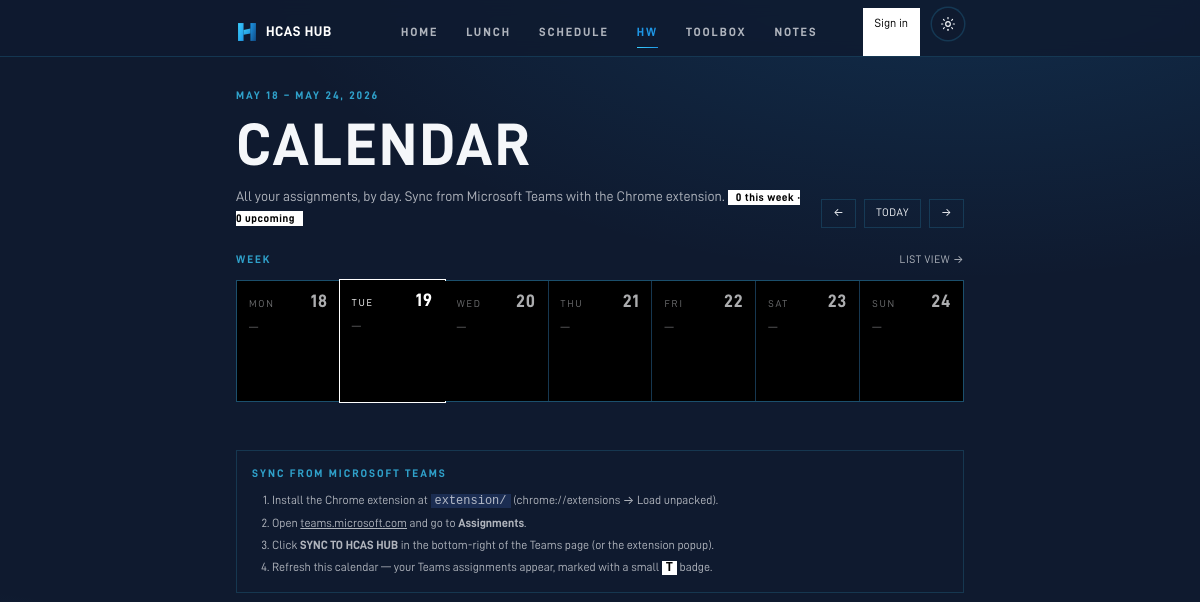
/calendar, run on an earlier commit of the app's database.
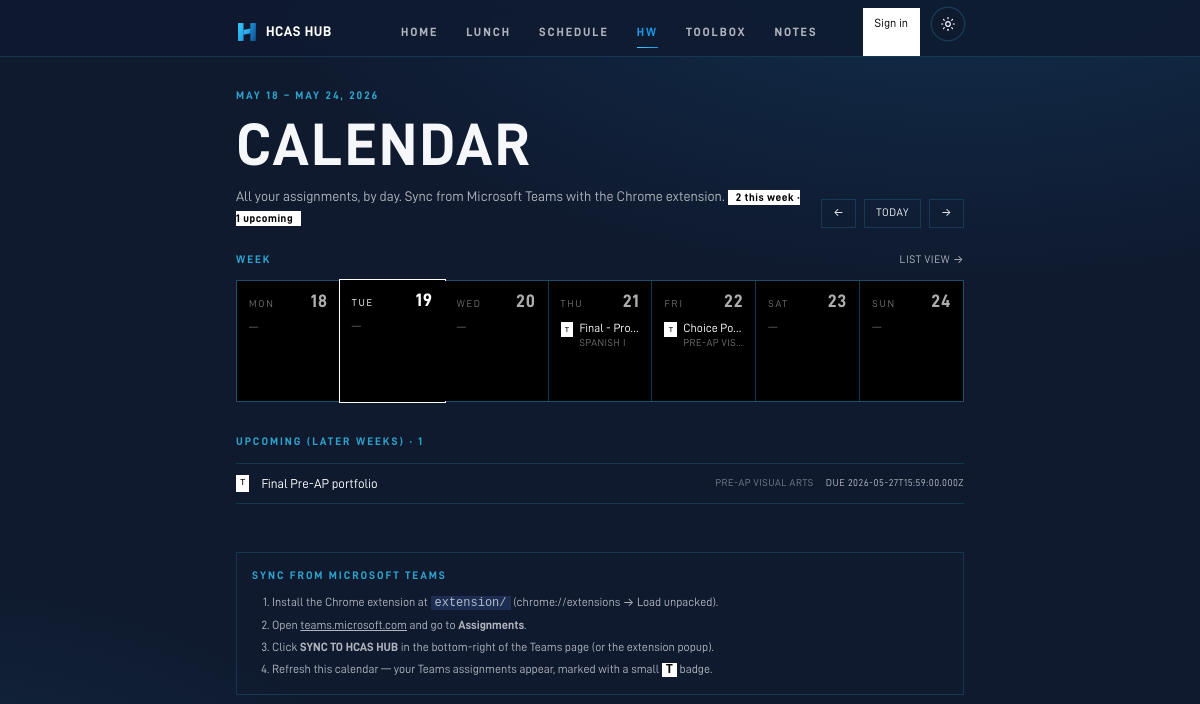
And on a later commit of the database.
### tables this page shows
CREATE TABLE assignments (
            id INTEGER PRIMARY KEY AUTOINCREMENT,
            title TEXT NOT NULL,
            subject TEXT,
            due_at TEXT,
            done INTEGER NOT NULL DEFAULT 0,
            priority INTEGER DEFAULT 99,
            created_at TEXT NOT NULL DEFAULT (datetime('now'))
        , source TEXT DEFAULT 'manual', external_id TEXT, updated_at TEXT, user_id TEXT);

### main.py (the view)
@app.get("/calendar", response_class=HTMLResponse)
def calendar(request: Request, week_start: str | None = None):
    from datetime import date, timedelta
    today = datetime.now().date()
    if week_start:
        try:
            anchor = datetime.strptime(week_start, "%Y-%m-%d").date()
        except ValueError:
            anchor = today
    else:
        anchor = today
    monday = anchor - timedelta(days=anchor.weekday())
    days = [monday + timedelta(days=i) for i in range(7)]
    user = auth.current_user(request)
    uid = user["id"] if user else None
    by_day: dict[str, list] = {d.isoformat(): [] for d in days}
    no_due = []
    upcoming = []  # outside the visible week, future
    week_start_d = days[0]
    week_end_d = days[-1]
    for a in db.list_assignments(uid):
        if a["done"]:
            continue
        due = seed.parse_dt(a.get("due_at"))
        if not due:
            no_due.append(a)
            continue
        d = due.date()
        key = d.isoformat()
        if key in by_day:
            by_day[key].append(a)
        elif d > week_end_d:
            upcoming.append(a)
    for k in by_day:
        by_day[k].sort(key=lambda a: a.get("due_at") or "")
    upcoming.sort(key=lambda a: a.get("due_at") or "")
    sig = "|".join(
        f"{a['id']}:{a['done']}:{a['title']}:{a.get('due_at') or ''}"
        for a in db.list_assignments(uid)
    )
    return render(
        request,
        "calendar.html",
        active="assignments",
        days=[(d.isoformat(), d.strftime("%a"), d.strftime("%-d"), d == today) for d in days],
        by_day=by_day,
        no_due=no_due,
        upcoming=upcoming,
        prev_week=(monday - timedelta(days=7)).isoformat(),
        next_week=(monday + timedelta(days=7)).isoformat(),
        this_monday=monday.isoformat(),
        week_label=f"{monday.strftime('%b %-d')} – {(monday+timedelta(days=6)).strftime('%b %-d, %Y')}",
        assignments_sig=sig,
    )

### templates/calendar.html (shortened to what the changed rows need)
{% extends "base.html" %}
{% block content %}
<div class="pt-2 pb-6 flex items-end justify-between gap-4">
  <div>
    <h1 class="display text-[44px] sm:text-[60px]">Calendar</h1>
    <p class="mt-3 text-[14px] text-ink-soft">
      All your assignments, by day. Sync from Microsoft Teams with the Chrome extension.
      {% set in_week_count = by_day.values() | map('length') | sum %}
      <span class="ml-2 inline-block px-2 py-0.5 bg-white text-black text-[11px] font-bold tracking-wider">
        {{ in_week_count }} this week · {{ upcoming|length }} upcoming
      </span>
    </p>
  </div>
</div>
<div class="flex items-center justify-between mb-3">
  <h2 class="eyebrow">Week</h2>
</div>
<div class="grid grid-cols-1 sm:grid-cols-7 gap-px bg-line border border-line">
  {% for iso, wd, dd, is_today in days %}
    <div class="bg-black p-3 min-h-[120px] {% if is_today %}ring-1 ring-white -m-px{% endif %}">
      <div class="flex items-baseline justify-between mb-2">
        <div class="text-[10px] uppercase tracking-[0.18em] {{ 'text-white' if is_today else 'text-ink-mute' }}">{{ wd }}</div>
        <div class="display text-[18px] {{ 'text-white' if is_today else 'text-ink-soft' }}">{{ dd }}</div>
      </div>
      {% set list = by_day[iso] %}
      {% if list %}
        <ul class="space-y-1.5">
          {% for a in list %}
          <li class="text-[12px] text-white leading-snug">
            <div class="flex items-start gap-1.5">
              {% if a.source == 'teams' %}
                <span class="text-[8px] font-mono mt-0.5 px-1 py-0.5 bg-white text-black shrink-0" title="From Microsoft Teams">T</span>
              {% endif %}
              <div class="min-w-0">
                <div class="truncate">{{ a.title }}</div>
                {% if a.subject %}<div class="text-[10px] uppercase tracking-wider text-ink-mute truncate">{{ a.subject }}</div>{% endif %}
              </div>
            </div>
          </li>
          {% endfor %}
        </ul>
      {% else %}
        <div class="text-[11px] text-ink-mute">—</div>
      {% endif %}
    </div>
  {% endfor %}
</div>
{% if upcoming %}
<section class="mt-8">
  <h2 class="eyebrow mb-3">Upcoming (later weeks) · {{ upcoming|length }}</h2>
  <ul class="border-t border-line">
    {% for a in upcoming %}
    <li class="border-b border-line py-2.5 flex items-center gap-3 text-[13px]">
      {% if a.source == 'teams' %}
        <span class="text-[9px] font-mono px-1 py-0.5 bg-white text-black">T</span>
      {% endif %}
      <span class="flex-1 truncate text-white">{{ a.title }}</span>
      {% if a.subject %}<span class="text-[10px] uppercase tracking-wider text-ink-mute">{{ a.subject }}</span>{% endif %}
      <span class="text-[10px] uppercase tracking-wider text-ink-soft shrink-0">due {{ a.due_at }}</span>
    </li>
    {% endfor %}
  </ul>
</section>
{% endif %}
<section class="mt-12 hairline p-4">
  <h2 class="eyebrow mb-2">Sync from Microsoft Teams</h2>
</section>
{% endblock %}

What changed in the data, as far as the page shows it:
added assignments: source "T", title "Final - Pro…", subject "SPANISH I", shown under "THU"
added assignments: source "T", title "Choice Po…", subject "PRE-AP VI…", shown under "FRI"
added assignments: source "T", title "Final Pre-AP portfolio", subject "PRE-AP VISUAL ARTS", due_at "2026-05-27T15:59:00.000Z", shown under "UPCOMING (LATER WEEKS) · 1"
Also different on the page:
{{ in_week_count }}: "0" → "2"
{{ upcoming|length }}: "0" → "1"
{{ upcoming|length }}: (not shown) → "1"
text now shown: "UPCOMING (LATER WEEKS) ·"
